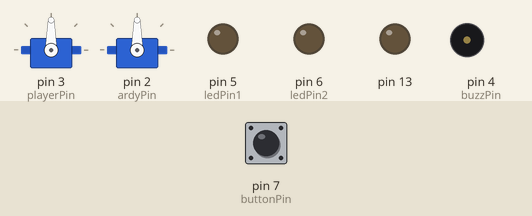
This sketch was run on a simulated Arduino Uno, built with avr-gcc and run on an emulated ATmega328P. On the bench: 2 × servo, output pins drawn as LEDs (lit = HIGH), buzzer (waves = sounding, pin HIGH). The inputs (shaded band) are chosen by the test bench; at power-on: pin 7 (buttonPin) HIGH. Random numbers use the default seed unless the sketch sets one.

Above: at 0.1 s.
At 12.9 s:
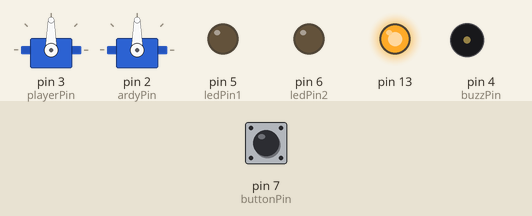
At 32.8 s:
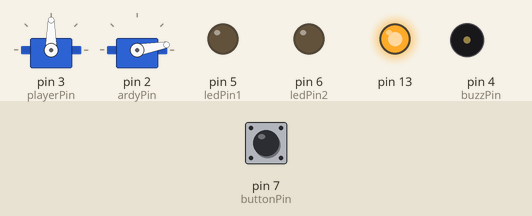
Timing chart, 0 to 34.3 s (numbered marks = the images above):
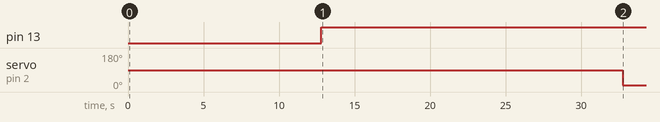

Measured:
- by itself, pin 13: LOW → HIGH at 12.8 s
- by itself, servo on pin 2 (ardyPin): 90° → 10° at 32.8 s

The sketch:

hands_game.ino
```cpp
#include <Servo.h>

int upPos = 90;
int downPos = 10;
int millisDelay = 2000;


int ardyPin = 2;
int playerPin = 3;
int buzzPin = 4;
int ledPin1 = 5;
int ledPin2 = 6;
int buttonPin  = 7;

int buttonState = 1 ;
int randDelay;
int startMillis1 = 0;
int startMillis2 = 0;
int randNum;

Servo player;
Servo ardy;

void setup()
{
	player.attach(playerPin);
	ardy.attach(ardyPin);

	pinMode(buzzPin, OUTPUT);
	pinMode(ledPin1, OUTPUT);
	pinMode(ledPin2, OUTPUT);
	pinMode(13, OUTPUT);

	pinMode(buttonPin, INPUT_PULLUP);

	player.write(upPos);
	ardy.write(upPos);
	delay(1000);
}

void loop()
{
	randNum = random(5000, 15000);
	randDelay = random(10, 65);

	delay(randNum);

	//Event
	digitalWrite(13, HIGH);


	buttonState = 1;

	//while (((millis()) - startMillis1) >= millisDelay)

	while (buttonState != 0)
	{

		startMillis2 = millis();

		buttonState = digitalRead(buttonPin);

		if (((millis()) - startMillis2) >= randDelay)
		{
			ardy.write(downPos);
		}


		// if (buttonState != 1)
		// {
		// 	player.write(downPos);
		// 	startMillis1 = millis();
		// }

	}
		player.write(downPos);
		delay(100);
		ardy.write(downPos);
		delay(1000);

		ardy.write(upPos);
		player.write(upPos);
		digitalWrite(13, LOW);

		delay(1000);
}
```
